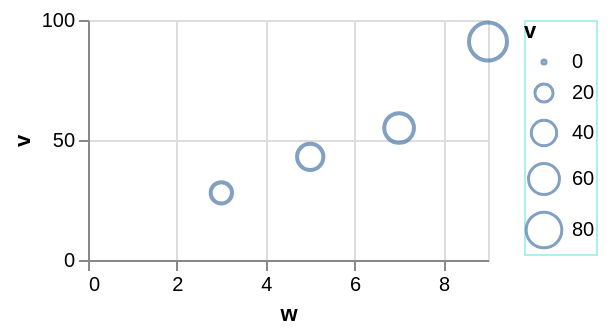

The specification (Vega-Lite) saved for this image:
### Vega-Lite specification from a JSON file in a GitHub repository (floating-point values rounded to 4 significant figures)
{"$schema": "https://vega.github.io/schema/vega-lite/v6.json", "width": 200, "height": 120, "data": {"values": [{"c": "alpha", "v": 28, "w": 3, "t": "2024-01-07"}, {"c": "beta", "v": 55, "w": 7, "t": "2024-03-19"}, {"c": "gamma", "v": 43, "w": 5, "t": "2024-06-02"}, {"c": "delta", "v": 91, "w": 9, "t": "2024-09-11"}]}, "mark": "point", "encoding": {"x": {"field": "w", "type": "quantitative"}, "y": {"field": "v", "type": "quantitative"}, "size": {"field": "v", "type": "quantitative", "legend": {"strokeColor": "paleturquoise"}}}}
